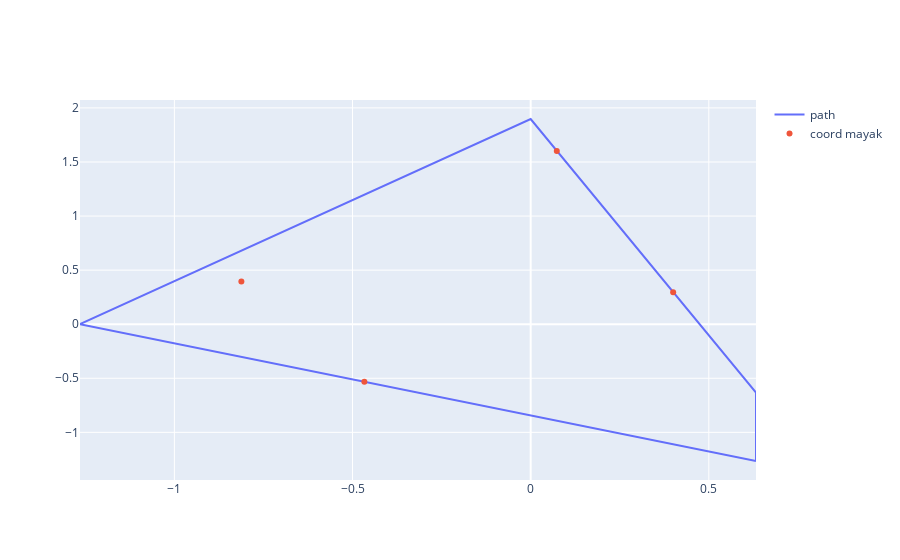
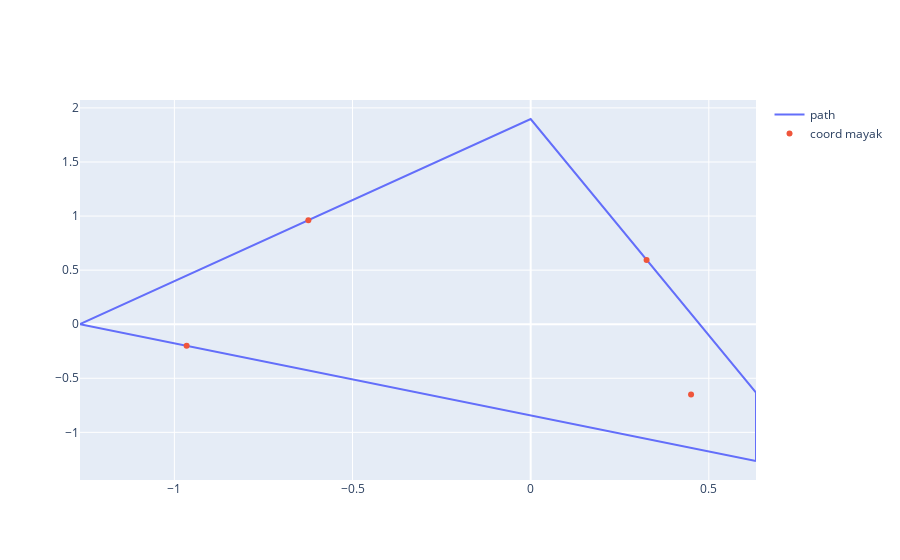
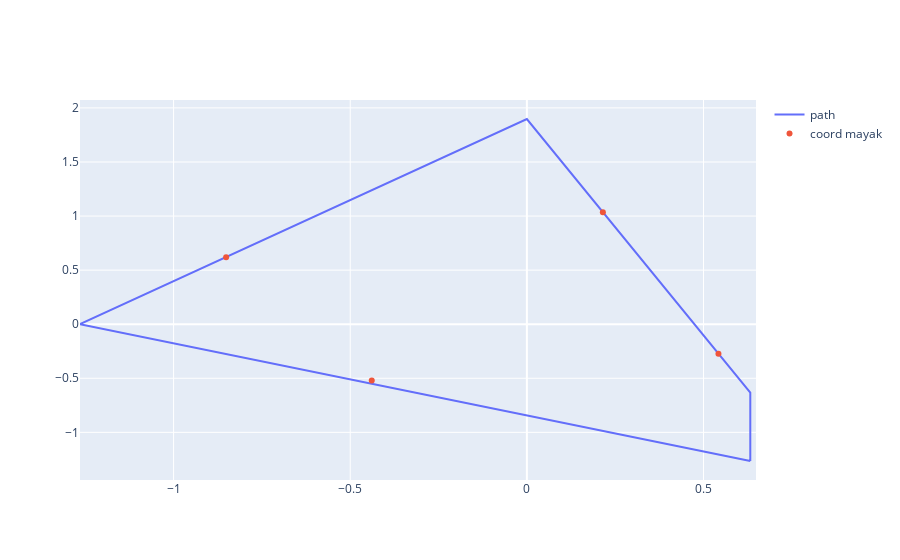

Notebook cell for these charts, in order:
### Code cell
npopul = 100     # Размер популяции
nsurv = 20       # Количество выживших (столько лучших переходит в новую популяцию)
nnew = npopul - nsurv # Количество новых (столько новых ботов создается)
l = nanchors * 2         # Длина бота
epohs = 20   # Количество эпох

mut = 0.3       # Коэфициент мутаций

popul = []       # Двумерный массив популяции, размерностью [n, l]. 100 ботов по 8 компонентов каждый
val = []         # Одномерный массив значений этих ботов

# Проходим по всей длине популяции
for i in range(npopul):

    bot = createCoordAnchors(nanchors, xcoordScaler, ycoordScaler)
    bot = polyCoordAnchors(xcoordScaler, ycoordScaler, roomScaler, bot)
    popul.append(bot)

    # Пробегаемся по всем эпохам
for it in range(epohs):

    # Создаем пустой список для значений ботов
    val = []

    # Проходим по всей длине популяции
    for bot in popul:
        # Берем очередного бота
        DOP = estimateDOP(roomScaler, pointsInScaler, bot, nanchors, DOPmax=20)
        val.append(sum(DOP) / len(DOP))

        # Получаем новую популяцию и сортированный список значнией
    newpopul, sval = getSurvPopul(popul, val, nsurv, 0)
    # Выводим 5 лучших ботов
    print(it, " ", [round(s,8) for s in sval[0:5]])
    if it % 5 == 0:
        plotAnchors(newpopul[0], roomScaler)

    # Проходимся в цикле nnew-раз
    for i in range(nnew):

        # Из newpopul(новой популяции) получаем двух случайных родителей-ботов
        botp1, botp2 = getParents(newpopul, nsurv)
        # Массив для нового бота
        newbot = []

        # проходимся по длине бота и осуществляем смешивание/скрещивание от родителей
        for j in range(l):

            # Получаем значение для j-ого компонента бота
            x = crossPointFrom2Parents(botp1.reshape(l), botp2.reshape(l), j)
            # Добавляем к значению бота случайную величину, зависящую от коэфециента мутации
            x += mut*(2*random.random() - 1.0)
            # Добавляем новое значение в бота
            newbot.append(x) # Добавялем новое значение в бота

        # Добавляем бота в новую популяцию
        newbot = np.array(newbot).reshape((nanchors,2))
        newbot = polyCoordAnchors(xcoordScaler, ycoordScaler, roomScaler, newbot)
        newpopul.append(newbot)

        #(таким образом к nsurv-лучших ботов предыдующей популяции добавится nnew-новых ботов)

    # Записываем в popul посчитанную новую популяцию
    popul = newpopul

### Figure 1 — Plotly figure (JSON) as saved in the notebook; plotly's stock layout.template omitted (floating-point values rounded to 4 significant figures)
{"data": [{"mode": "lines", "name": "path", "type": "scatter", "x": [0.6325, 0.6325, 0.0, -1.265, 0.6325], "y": [-1.265, -0.6325, 1.897, 0.0, -1.265]}, {"mode": "markers", "name": "coord mayak", "type": "scatter", "x": [0.3999, -0.4667, -0.8119, 0.07333], "y": [0.2961, -0.5316, 0.3948, 1.602]}], "layout": {}}

### Figure 2 — Plotly figure (JSON) as saved in the notebook; plotly's stock layout.template omitted (floating-point values rounded to 4 significant figures)
{"data": [{"mode": "lines", "name": "path", "type": "scatter", "x": [0.6325, 0.6325, 0.0, -1.265, 0.6325], "y": [-1.265, -0.6325, 1.897, 0.0, -1.265]}, {"mode": "markers", "name": "coord mayak", "type": "scatter", "x": [0.4502, -0.6239, 0.3253, -0.9656], "y": [-0.6493, 0.9607, 0.5944, -0.199]}], "layout": {}}

### Figure 3 — Plotly figure (JSON) as saved in the notebook; plotly's stock layout.template omitted (floating-point values rounded to 4 significant figures)
{"data": [{"mode": "lines", "name": "path", "type": "scatter", "x": [0.6325, 0.6325, 0.0, -1.265, 0.6325], "y": [-1.265, -0.6325, 1.897, 0.0, -1.265]}, {"mode": "markers", "name": "coord mayak", "type": "scatter", "x": [0.5423, 0.2151, -0.4391, -0.8513], "y": [-0.2735, 1.035, -0.5217, 0.6196]}], "layout": {}}
